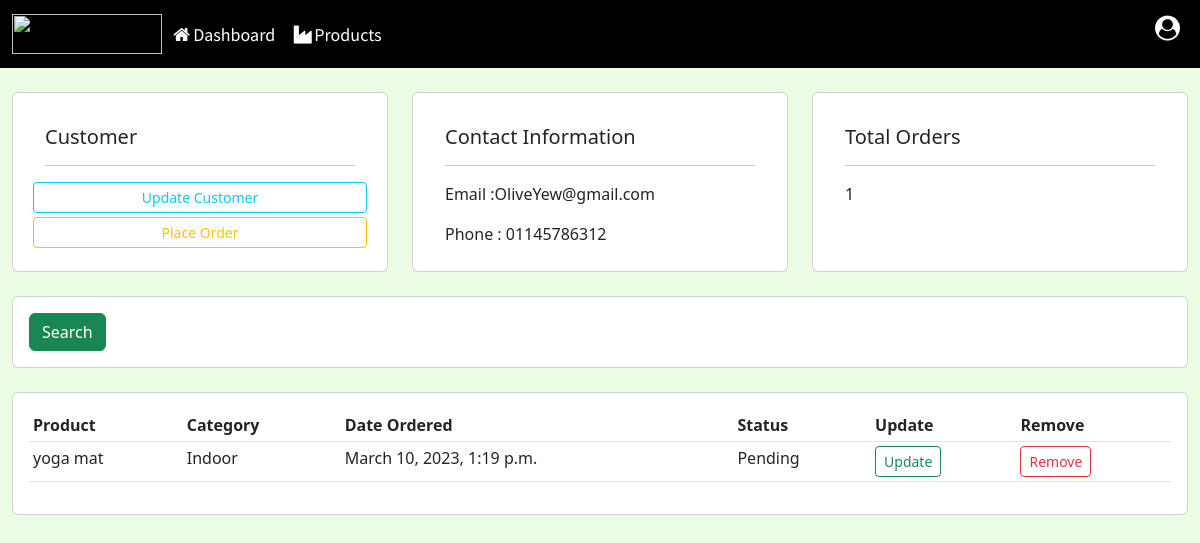
/customer/1, run on an earlier commit of the app's database.
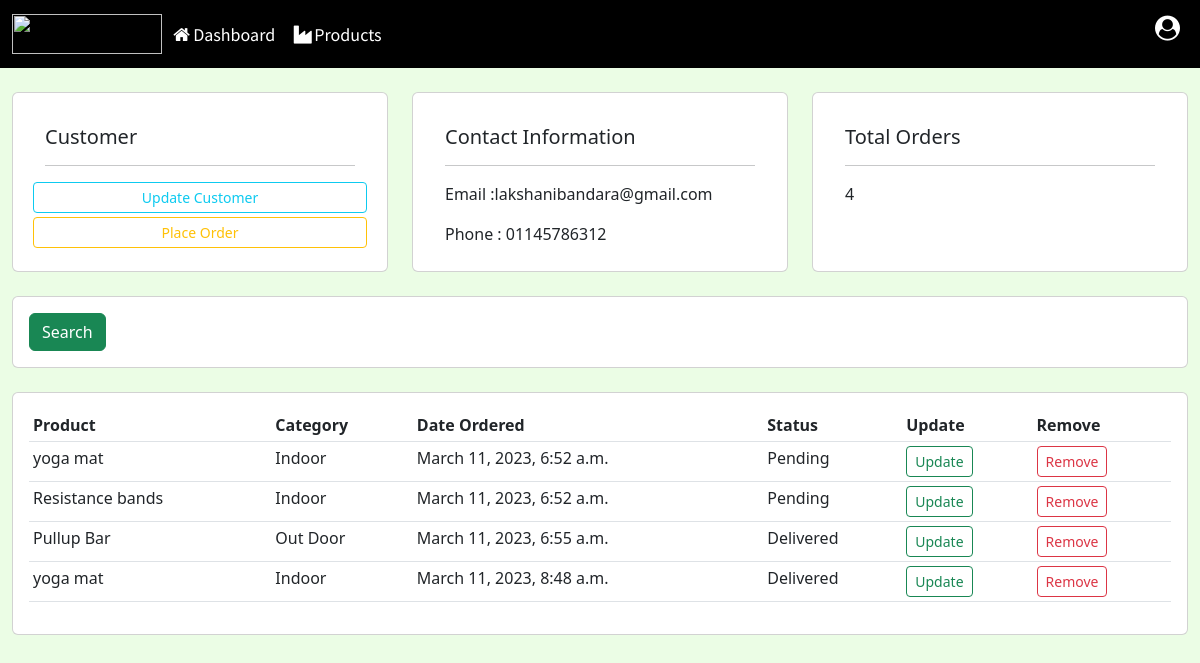
And on a later commit of the database.
### accounts/models.py (models this page shows, shortened)
class Customer(models.Model):
    name = models.CharField(max_length=200, null=True)
    phone = models.CharField(max_length=200, null=True)
    email = models.CharField(max_length=200, null=True)
    date_created = models.DateTimeField(auto_now_add=True, null=True)

class Order(models.Model):
    STATUS = (
        ("Pending", "Pending"),
        ("Out For Delivery", "Out For Delivery"),
        ("Delivered", "Delivered"),
    )
    customer = models.ForeignKey(Customer, on_delete=models.SET_NULL, null=True)
    product = models.ForeignKey(Product, on_delete=models.SET_NULL, null=True)
    date_created = models.DateTimeField(auto_now_add=True, null=True)
    status = models.CharField(max_length=200, null=True, choices=STATUS)

class Product(models.Model):
    CATEGORY = (
        ("Indoor", "Indoor"),
        ("Out Door", "Out Door"),
    )
    name = models.CharField(max_length=200, null=True)
    price = models.FloatField(null=True)
    category = models.CharField(max_length=200, null=True, choices=CATEGORY)
    description = models.CharField(max_length=200, null=True)
    date_created = models.DateTimeField(auto_now_add=True, null=True)
    tags = models.ManyToManyField(Tag)
    def __str__(self):
        return self.name

### accounts/views.py (the view)
# urls.py: path('customer/<str:pk>', views.customers, name="customer"),
def customers(request, pk):
    customer = Customer.objects.get(id=pk)
    orders = customer.order_set.all()
    context = {"customer": customer, "orders": orders}
    return render(request, "Customers.html", context)

### templates/Customers.html (shortened to what this page needs)
{% extends "Main.html" %}
{% load static %}
{% block content %}
	<br>
	<div class="container-fluid">
		<div class="row">
			<div class="col-md">
				<div class="card card-body" style="height: 180px">
					<div class="card-body">
						<h5 class="card-title">Customer</h5>
						<hr/>
						<div class="row my-1">
							<a class="btn btn-outline-info btn-sm " href="{% url "update-customer" customer.id %}" style="">Update Customer</a>
						</div>
						<div class="row my-1">
							<a class="btn btn-outline-warning btn-sm " href="{% url "create-order" customer.id %}">Place Order</a>
						</div>
					</div>
				</div>
			</div>
			<div class="col-md">
				<div class="card card-body" style="height: 180px">
					<div class="card-body">
						<h5 class="card-title">Contact Information</h5>
						<hr/>
						<p class="card-text">Email :{{ customer.email }} </p>
						<p class="card-text">Phone : {{ customer.phone }} </p>
					</div>
				</div>
			</div>
			<div class="col-md">
				<div class="card card-body" style="height: 180px">
					<div class="card-body">
						<h5 class="card-title">Total Orders</h5>
						<hr/>
						<p class="card-title">{{ orders.count }} </p>
					</div>
				</div>
			</div>
		</div>
		<br/>
		<div class="row">
			<div class="col-md">
				<div class="card card-body">
					<form method="GET">
						<button class="btn btn-success " type="submit">Search</button>
					</form>
				</div>
			</div>
		</div>
		<br>
		<div class="row">
			<div class="col-md">
				<div class="card card-body">
					<table class="table table-sm">
						<tr>
							<th>Product</th>
							<th>Category</th>
							<th>Date Ordered</th>
							<th>Status</th>
							<th>Update</th>
							<th>Remove</th>
						</tr>
						{% for order in orders %}
							<tr>
								<td>{{ order.product }}</td>
								<td>{{ order.product.category }}</td>
								<td>{{ order.date_created }}</td>
								<td>{{ order.status }}</td>
								<td><a class="btn btn-outline-success btn-sm" href="">Update</a> </td>
								<td><a class="btn btn-outline-danger btn-sm" href="">Remove</a></td>
							</tr>
						{% endfor %}
					</table>
				</div>
			</div>
		</div>
	</div>
{% endblock %}

What changed in the data, as far as the page shows it:
removed Order: product "yoga mat", product.category "Indoor", date_created "March 10, 2023, 1:19 p.m.", status "Pending"
changed Customer: email "OliveYew@gmail.com" → "lakshanibandara@gmail.com"; count "1" → "4"
added Order: product "yoga mat", product.category "Indoor", date_created "March 11, 2023, 6:52 a.m.", status "Pending"
added Order: product "Resistance bands", product.category "Indoor", date_created "March 11, 2023, 6:52 a.m.", status "Pending"
added Order: product "Pullup Bar", product.category "Out Door", date_created "March 11, 2023, 6:55 a.m.", status "Delivered"
added Order: product "yoga mat", product.category "Indoor", date_created "March 11, 2023, 8:48 a.m.", status "Delivered"
